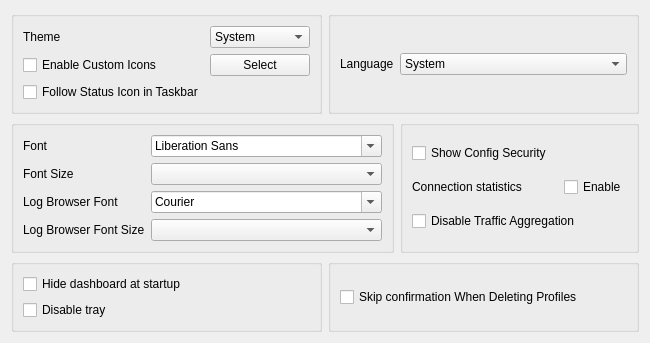
     <widget class="QWidget" name="tab_2">
      <attribute name="title">
       <string>Style</string>
      </attribute>
      <layout class="QGridLayout" name="gridLayout_5">
       <item row="2" column="0">
        <layout class="QHBoxLayout" name="style_h_2">
         <item>
          <widget class="QGroupBox" name="traffic_statistics_box">
           <layout class="QGridLayout" name="gridLayout_8">
            <item row="0" column="0">
             <widget class="QLabel" name="label_2">
              <property name="text">
               <string>Font</string>
              </property>
             </widget>
            </item>
            <item row="0" column="1">
             <widget class="QFontComboBox" name="font"/>
            </item>
            <item row="1" column="0">
             <widget class="QLabel" name="label_5">
              <property name="text">
               <string>Font Size</string>
              </property>
             </widget>
            </item>
            <item row="1" column="1">
             <widget class="QComboBox" name="font_size"/>
            </item>
            <item row="2" column="0">
             <widget class="QLabel" name="label_log_font">
              <property name="text">
               <string>Log Browser Font</string>
              </property>
             </widget>
            </item>
            <item row="2" column="1">
             <widget class="QFontComboBox" name="log_font_family">
              <property name="fontFilters">
               <set>QFontComboBox::FontFilter::MonospacedFonts</set>
              </property>
              <property name="toolTip">
               <string>Only monospaced fonts are listed. An unavailable family falls back to a built-in monospace list.</string>
              </property>
             </widget>
            </item>
            <item row="3" column="0">
             <widget class="QLabel" name="label_log_font_size">
              <property name="text">
               <string>Log Browser Font Size</string>
              </property>
             </widget>
            </item>
            <item row="3" column="1">
             <widget class="QComboBox" name="log_font_size"/>
            </item>
           </layout>
          </widget>
         </item>
         <item>
          <widget class="QGroupBox" name="connection_statistics_box">
           <layout class="QGridLayout" name="gridLayout_11">
            <item row="1" column="0">
             <widget class="QLabel" name="label_9">
              <property name="text">
               <string>Connection statistics</string>
              </property>
             </widget>
            </item>
            <item row="1" column="2">
             <widget class="QCheckBox" name="connection_statistics">
              <property name="text">
               <string>Enable</string>
              </property>
             </widget>
            </item>
            <item row="2" column="0" colspan="3">
             <widget class="QCheckBox" name="disable_traffic_aggregation">
              <property name="toolTip">
               <string>&lt;html&gt;&lt;head/&gt;&lt;body&gt;&lt;p&gt;Fully disables the traffic aggregation feature (per-config and per-app usage history kept in a separate database, shown in the Traffic Stats dashboard). Does not affect the per-profile traffic counters in the main window.&lt;/p&gt;&lt;/body&gt;&lt;/html&gt;</string>
              </property>
              <property name="text">
               <string>Disable Traffic Aggregation</string>
              </property>
             </widget>
            </item>
            <item row="0" column="0">
             <widget class="QCheckBox" name="show_config_security">
              <property name="toolTip">
               <string>&lt;html&gt;&lt;head/&gt;&lt;body&gt;&lt;p&gt;Show each config's security next to its type in the proxy list, e.g. &quot;Trojan (WebSocket+TLS)&quot;. Insecure configs are marked with a warning sign.&lt;/p&gt;&lt;/body&gt;&lt;/html&gt;</string>
              </property>
              <property name="text">
               <string>Show Config Security</string>
              </property>
             </widget>
            </item>
           </layout>
          </widget>
         </item>
        </layout>
       </item>
       <item row="3" column="0">
        <layout class="QHBoxLayout" name="style_h_3">
         <item>
          <widget class="QGroupBox" name="horizontalGroupBox_5">
           <layout class="QVBoxLayout" name="verticalLayout_5">
            <item>
             <widget class="QCheckBox" name="start_minimal">
              <property name="sizePolicy">
               <sizepolicy hsizetype="Preferred" vsizetype="Fixed">
                <horstretch>0</horstretch>
                <verstretch>0</verstretch>
               </sizepolicy>
              </property>
              <property name="text">
               <string>Hide dashboard at startup</string>
              </property>
             </widget>
            </item>
            <item>
             <widget class="QCheckBox" name="disable_tray">
              <property name="sizePolicy">
               <sizepolicy hsizetype="Preferred" vsizetype="Fixed">
                <horstretch>0</horstretch>
                <verstretch>0</verstretch>
               </sizepolicy>
              </property>
              <property name="toolTip">
               <string>Prevents the app from minimizing to the tray when the window is closed. The app will exit instead</string>
              </property>
              <property name="text">
               <string>Disable tray</string>
              </property>
             </widget>
            </item>
           </layout>
          </widget>
         </item>
         <item>
          <widget class="QGroupBox" name="groupBox_2">
           <layout class="QHBoxLayout" name="horizontalLayout_23">
            <item>
             <widget class="QCheckBox" name="skip_delete_confirm">
              <property name="text">
               <string>Skip confirmation When Deleting Profiles</string>
              </property>
             </widget>
            </item>
           </layout>
          </widget>
         </item>
        </layout>
       </item>
       <item row="0" column="0">
        <layout class="QHBoxLayout" name="style_h_1">
         <item>
          <widget class="QGroupBox" name="groupBox">
           <layout class="QGridLayout" name="gridLayout_10">
            <item row="0" column="0">
             <widget class="QLabel" name="label_8">
              <property name="sizePolicy">
               <sizepolicy hsizetype="Maximum" vsizetype="Maximum">
                <horstretch>0</horstretch>
                <verstretch>0</verstretch>
               </sizepolicy>
              </property>
              <property name="text">
               <string>Theme</string>
              </property>
             </widget>
            </item>
            <item row="0" column="1">
             <widget class="QComboBox" name="theme">
              <item>
               <property name="text">
                <string notr="true">System</string>
               </property>
              </item>
             </widget>
            </item>
            <item row="1" column="1">
             <widget class="QPushButton" name="select_custom_icon">
              <property name="text">
               <string>Select</string>
              </property>
             </widget>
            </item>
            <item row="1" column="0">
             <widget class="QCheckBox" name="enable_custom_icon">
              <property name="text">
               <string>Enable Custom Icons</string>
              </property>
             </widget>
            </item>
            <item row="2" column="0">
             <widget class="QCheckBox" name="follow_status_in_taskbar">
              <property name="toolTip">
               <string>Follow the connection status icon in the dock/taskbar. When off, it always shows the Poros icon</string>
              </property>
              <property name="text">
               <string>Follow Status Icon in Taskbar</string>
              </property>
             </widget>
            </item>
           </layout>
          </widget>
         </item>
         <item>
          <widget class="QGroupBox" name="groupBox2">
           <layout class="QGridLayout" name="gridLayout_4">
            <item row="0" column="2">
             <widget class="QComboBox" name="language">
              <item>
               <property name="text">
                <string notr="true">System</string>
               </property>
              </item>
              <item>
               <property name="text">
                <string notr="true">English</string>
               </property>
              </item>
              <item>
               <property name="text">
                <string notr="true">简体中文</string>
               </property>
              </item>
              <item>
               <property name="text">
                <string notr="true">فارسی</string>
               </property>
              </item>
              <item>
               <property name="text">
                <string notr="true">Русский</string>
               </property>
              </item>
             </widget>
            </item>
            <item row="0" column="0">
             <widget class="QLabel" name="label_15">
              <property name="sizePolicy">
               <sizepolicy hsizetype="Maximum" vsizetype="Maximum">
                <horstretch>0</horstretch>
                <verstretch>0</verstretch>
               </sizepolicy>
              </property>
              <property name="text">
               <string>Language</string>
              </property>
             </widget>
            </item>
           </layout>
          </widget>
         </item>
        </layout>
       </item>
      </layout>
     </widget>
